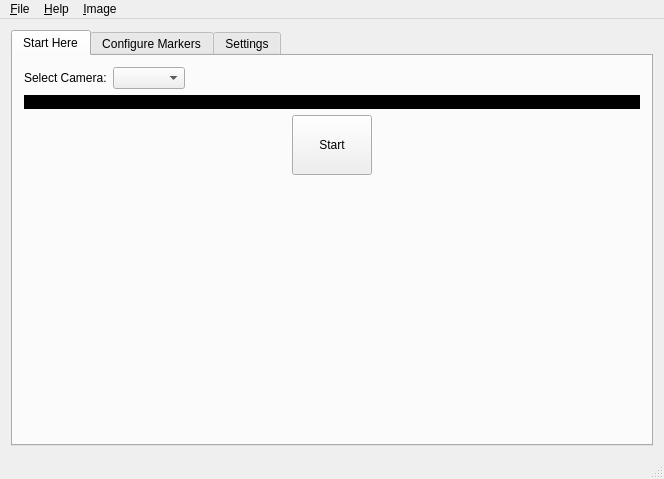
<?xml version="1.0" encoding="UTF-8"?>
<ui version="4.0">
 <class>ishara</class>
 <widget class="QMainWindow" name="ishara">
  <property name="geometry">
   <rect>
    <x>0</x>
    <y>0</y>
    <width>664</width>
    <height>479</height>
   </rect>
  </property>
  <property name="windowTitle">
   <string>ishara</string>
  </property>
  <property name="windowIcon">
   <iconset resource="res.qrc">
    <normaloff>:/prefix1/res/ishara.ico</normaloff>:/prefix1/res/ishara.ico</iconset>
  </property>
  <property name="tabShape">
   <enum>QTabWidget::Rounded</enum>
  </property>
  <widget class="QWidget" name="centralWidget">
   <property name="styleSheet">
    <string notr="true"/>
   </property>
   <layout class="QGridLayout" name="gridLayout">
    <item row="0" column="0">
     <widget class="QTabWidget" name="tabWidget">
      <property name="currentIndex">
       <number>0</number>
      </property>
      <widget class="QWidget" name="start_here">
       <attribute name="title">
        <string>Start Here</string>
       </attribute>
       <layout class="QGridLayout" name="gridLayout_3">
        <item row="0" column="0">
         <layout class="QGridLayout" name="gridLayout_20">
          <item row="0" column="0">
           <widget class="QLabel" name="label_26">
            <property name="text">
             <string>Select Camera:</string>
            </property>
           </widget>
          </item>
          <item row="0" column="1">
           <widget class="QComboBox" name="comboSelectCam"/>
          </item>
          <item row="0" column="2">
           <spacer name="horizontalSpacer_3">
            <property name="orientation">
             <enum>Qt::Horizontal</enum>
            </property>
            <property name="sizeHint" stdset="0">
             <size>
              <width>40</width>
              <height>20</height>
             </size>
            </property>
           </spacer>
          </item>
         </layout>
        </item>
        <item row="2" column="0">
         <layout class="QGridLayout" name="gridLayout_12">
          <item row="0" column="1">
           <widget class="QPushButton" name="btnStartStop">
            <property name="minimumSize">
             <size>
              <width>80</width>
              <height>60</height>
             </size>
            </property>
            <property name="font">
             <font>
              <pointsize>9</pointsize>
              <weight>50</weight>
              <italic>false</italic>
              <bold>false</bold>
             </font>
            </property>
            <property name="text">
             <string>Start</string>
            </property>
           </widget>
          </item>
          <item row="0" column="0">
           <spacer name="horizontalSpacer">
            <property name="orientation">
             <enum>Qt::Horizontal</enum>
            </property>
            <property name="sizeHint" stdset="0">
             <size>
              <width>40</width>
              <height>20</height>
             </size>
            </property>
           </spacer>
          </item>
          <item row="0" column="2">
           <spacer name="horizontalSpacer_2">
            <property name="orientation">
             <enum>Qt::Horizontal</enum>
            </property>
            <property name="sizeHint" stdset="0">
             <size>
              <width>40</width>
              <height>20</height>
             </size>
            </property>
           </spacer>
          </item>
         </layout>
        </item>
        <item row="1" column="0">
         <layout class="QGridLayout" name="gridLayout_2">
          <item row="0" column="0">
           <widget class="QLabel" name="lblDisplayClean">
            <property name="autoFillBackground">
             <bool>false</bool>
            </property>
            <property name="styleSheet">
             <string notr="true">background-color: rgb(0, 0, 0);</string>
            </property>
            <property name="text">
             <string/>
            </property>
            <property name="alignment">
             <set>Qt::AlignCenter</set>
            </property>
           </widget>
          </item>
         </layout>
        </item>
        <item row="3" column="0">
         <spacer name="verticalSpacer_3">
          <property name="orientation">
           <enum>Qt::Vertical</enum>
          </property>
          <property name="sizeHint" stdset="0">
           <size>
            <width>20</width>
            <height>40</height>
           </size>
          </property>
         </spacer>
        </item>
       </layout>
      </widget>
      <widget class="QWidget" name="configure_markers">
       <attribute name="title">
        <string>Configure Markers</string>
       </attribute>
       <layout class="QGridLayout" name="gridLayout_5">
        <item row="0" column="0">
         <layout class="QGridLayout" name="gridLayout_4">
          <item row="1" column="1">
           <widget class="QLabel" name="lblConfigureRight">
            <property name="autoFillBackground">
             <bool>false</bool>
            </property>
            <property name="styleSheet">
             <string notr="true">background-color: rgb(0, 0, 0);</string>
            </property>
            <property name="text">
             <string/>
            </property>
            <property name="alignment">
             <set>Qt::AlignCenter</set>
            </property>
           </widget>
          </item>
          <item row="1" column="0">
           <widget class="QLabel" name="lblConfigureLeft">
            <property name="autoFillBackground">
             <bool>false</bool>
            </property>
            <property name="styleSheet">
             <string notr="true">background-color: rgb(0, 0, 0);</string>
            </property>
            <property name="text">
             <string/>
            </property>
            <property name="alignment">
             <set>Qt::AlignCenter</set>
            </property>
           </widget>
          </item>
          <item row="0" column="1">
           <widget class="QLabel" name="label_20">
            <property name="text">
             <string>Select Color for Marker 2:</string>
            </property>
           </widget>
          </item>
          <item row="0" column="0">
           <widget class="QLabel" name="label_19">
            <property name="text">
             <string>Select Color for Marker 1:</string>
            </property>
           </widget>
          </item>
         </layout>
        </item>
        <item row="2" column="0">
         <layout class="QGridLayout" name="gridLayout_6">
          <item row="0" column="0">
           <widget class="QWidget" name="widget" native="true">
            <layout class="QVBoxLayout" name="verticalLayout">
             <item>
              <widget class="QLabel" name="label">
               <property name="text">
                <string>Hue</string>
               </property>
               <property name="alignment">
                <set>Qt::AlignCenter</set>
               </property>
              </widget>
             </item>
             <item>
              <layout class="QGridLayout" name="gridLayout_7">
               <item row="1" column="1">
                <widget class="QSlider" name="sliderHMax1">
                 <property name="cursor">
                  <cursorShape>ArrowCursor</cursorShape>
                 </property>
                 <property name="orientation">
                  <enum>Qt::Horizontal</enum>
                 </property>
                </widget>
               </item>
               <item row="0" column="0">
                <widget class="QLabel" name="label_7">
                 <property name="text">
                  <string>Min</string>
                 </property>
                </widget>
               </item>
               <item row="1" column="0">
                <widget class="QLabel" name="label_8">
                 <property name="text">
                  <string>Max</string>
                 </property>
                </widget>
               </item>
               <item row="0" column="1">
                <widget class="QSlider" name="sliderHMin1">
                 <property name="cursor">
                  <cursorShape>ArrowCursor</cursorShape>
                 </property>
                 <property name="orientation">
                  <enum>Qt::Horizontal</enum>
                 </property>
                </widget>
               </item>
               <item row="0" column="2">
                <widget class="QSpinBox" name="spnHMin1">
                 <property name="minimumSize">
                  <size>
                   <width>0</width>
                   <height>0</height>
                  </size>
                 </property>
                </widget>
               </item>
               <item row="1" column="2">
                <widget class="QSpinBox" name="spnHMax1">
                 <property name="minimumSize">
                  <size>
                   <width>0</width>
                   <height>0</height>
                  </size>
                 </property>
                </widget>
               </item>
              </layout>
             </item>
             <item>
              <widget class="Line" name="line">
               <property name="orientation">
                <enum>Qt::Horizontal</enum>
               </property>
              </widget>
             </item>
             <item>
              <widget class="QLabel" name="label_2">
               <property name="text">
                <string>Saturation</string>
               </property>
               <property name="alignment">
                <set>Qt::AlignCenter</set>
               </property>
              </widget>
             </item>
             <item>
              <layout class="QGridLayout" name="gridLayout_8">
               <item row="1" column="0">
                <widget class="QLabel" name="label_10">
                 <property name="text">
                  <string>Max</string>
                 </property>
                </widget>
               </item>
               <item row="0" column="1">
                <widget class="QSlider" name="sliderSMin1">
                 <property name="cursor">
                  <cursorShape>ArrowCursor</cursorShape>
                 </property>
                 <property name="orientation">
                  <enum>Qt::Horizontal</enum>
                 </property>
                </widget>
               </item>
               <item row="0" column="0">
                <widget class="QLabel" name="label_9">
                 <property name="text">
                  <string>Min</string>
                 </property>
                </widget>
               </item>
               <item row="1" column="1">
                <widget class="QSlider" name="sliderSMax1">
                 <property name="cursor">
                  <cursorShape>ArrowCursor</cursorShape>
                 </property>
                 <property name="orientation">
                  <enum>Qt::Horizontal</enum>
                 </property>
                </widget>
               </item>
               <item row="0" column="2">
                <widget class="QSpinBox" name="spnSMin1">
                 <property name="minimumSize">
                  <size>
                   <width>0</width>
                   <height>0</height>
                  </size>
                 </property>
                </widget>
               </item>
               <item row="1" column="2">
                <widget class="QSpinBox" name="spnSMax1">
                 <property name="minimumSize">
                  <size>
                   <width>0</width>
                   <height>0</height>
                  </size>
                 </property>
                </widget>
               </item>
              </layout>
             </item>
             <item>
              <widget class="Line" name="line_2">
               <property name="orientation">
                <enum>Qt::Horizontal</enum>
               </property>
              </widget>
             </item>
             <item>
              <widget class="QLabel" name="label_3">
               <property name="text">
                <string>Value</string>
               </property>
               <property name="alignment">
                <set>Qt::AlignCenter</set>
               </property>
              </widget>
             </item>
             <item>
              <layout class="QGridLayout" name="gridLayout_13">
               <item row="0" column="0">
                <widget class="QLabel" name="label_11">
                 <property name="text">
                  <string>Min</string>
                 </property>
                </widget>
               </item>
               <item row="1" column="0">
                <widget class="QLabel" name="label_12">
                 <property name="text">
                  <string>Max</string>
                 </property>
                </widget>
               </item>
               <item row="0" column="1">
                <widget class="QSlider" name="sliderVMin1">
                 <property name="cursor">
                  <cursorShape>ArrowCursor</cursorShape>
                 </property>
                 <property name="orientation">
                  <enum>Qt::Horizontal</enum>
                 </property>
                </widget>
               </item>
               <item row="1" column="1">
                <widget class="QSlider" name="sliderVMax1">
                 <property name="cursor">
                  <cursorShape>ArrowCursor</cursorShape>
                 </property>
                 <property name="orientation">
                  <enum>Qt::Horizontal</enum>
                 </property>
                </widget>
               </item>
               <item row="0" column="2">
                <widget class="QSpinBox" name="spnVMin1">
                 <property name="minimumSize">
                  <size>
                   <width>0</width>
                   <height>0</height>
                  </size>
                 </property>
                </widget>
               </item>
               <item row="1" column="2">
                <widget class="QSpinBox" name="spnVMax1">
                 <property name="minimumSize">
                  <size>
                   <width>0</width>
                   <height>0</height>
                  </size>
                 </property>
                </widget>
               </item>
              </layout>
             </item>
            </layout>
           </widget>
          </item>
          <item row="0" column="2">
           <widget class="QWidget" name="widget_2" native="true">
            <layout class="QGridLayout" name="gridLayout_9">
             <item row="4" column="0">
              <layout class="QGridLayout" name="gridLayout_11">
               <item row="0" column="0">
                <widget class="QLabel" name="label_15">
                 <property name="text">
                  <string>Min</string>
                 </property>
                </widget>
               </item>
               <item row="1" column="0">
                <widget class="QLabel" name="label_16">
                 <property name="text">
                  <string>Max</string>
                 </property>
                </widget>
               </item>
               <item row="0" column="1">
                <widget class="QSlider" name="sliderSMin2">
                 <property name="cursor">
                  <cursorShape>ArrowCursor</cursorShape>
                 </property>
                 <property name="orientation">
                  <enum>Qt::Horizontal</enum>
                 </property>
                </widget>
               </item>
               <item row="1" column="1">
                <widget class="QSlider" name="sliderSMax2">
                 <property name="cursor">
                  <cursorShape>ArrowCursor</cursorShape>
                 </property>
                 <property name="orientation">
                  <enum>Qt::Horizontal</enum>
                 </property>
                </widget>
               </item>
               <item row="0" column="2">
                <widget class="QSpinBox" name="spnSMin2">
                 <property name="minimumSize">
                  <size>
                   <width>0</width>
                   <height>0</height>
                  </size>
                 </property>
                </widget>
               </item>
               <item row="1" column="2">
                <widget class="QSpinBox" name="spnSMax2">
                 <property name="minimumSize">
                  <size>
                   <width>0</width>
                   <height>0</height>
                  </size>
                 </property>
                </widget>
               </item>
              </layout>
             </item>
             <item row="3" column="0">
              <widget class="QLabel" name="label_5">
               <property name="text">
                <string>Saturation</string>
               </property>
               <property name="alignment">
                <set>Qt::AlignCenter</set>
               </property>
              </widget>
             </item>
             <item row="1" column="0">
              <layout class="QGridLayout" name="gridLayout_10">
               <item row="0" column="0">
                <widget class="QLabel" name="label_13">
                 <property name="text">
                  <string>Min</string>
                 </property>
                </widget>
               </item>
               <item row="0" column="1">
                <widget class="QSlider" name="sliderHMin2">
                 <property name="cursor">
                  <cursorShape>ArrowCursor</cursorShape>
                 </property>
                 <property name="orientation">
                  <enum>Qt::Horizontal</enum>
                 </property>
                </widget>
               </item>
               <item row="1" column="0">
                <widget class="QLabel" name="label_14">
                 <property name="text">
                  <string>Max</string>
                 </property>
                </widget>
               </item>
               <item row="1" column="1">
                <widget class="QSlider" name="sliderHMax2">
                 <property name="cursor">
                  <cursorShape>ArrowCursor</cursorShape>
                 </property>
                 <property name="orientation">
                  <enum>Qt::Horizontal</enum>
                 </property>
                </widget>
               </item>
               <item row="0" column="2">
                <widget class="QSpinBox" name="spnHMin2">
                 <property name="minimumSize">
                  <size>
                   <width>0</width>
                   <height>0</height>
                  </size>
                 </property>
                </widget>
               </item>
               <item row="1" column="2">
                <widget class="QSpinBox" name="spnHMax2">
                 <property name="minimumSize">
                  <size>
                   <width>0</width>
                   <height>0</height>
                  </size>
                 </property>
                </widget>
               </item>
              </layout>
             </item>
             <item row="0" column="0">
              <widget class="QLabel" name="label_4">
               <property name="text">
                <string>Hue</string>
               </property>
               <property name="alignment">
                <set>Qt::AlignCenter</set>
               </property>
              </widget>
             </item>
             <item row="6" column="0">
              <widget class="QLabel" name="label_6">
               <property name="text">
                <string>Value</string>
               </property>
               <property name="alignment">
                <set>Qt::AlignCenter</set>
               </property>
              </widget>
             </item>
             <item row="7" column="0">
              <layout class="QGridLayout" name="gridLayout_14">
               <item row="0" column="0">
                <widget class="QLabel" name="label_17">
                 <property name="text">
                  <string>Min</string>
                 </property>
                </widget>
               </item>
               <item row="1" column="0">
                <widget class="QLabel" name="label_18">
                 <property name="text">
                  <string>Max</string>
                 </property>
                </widget>
               </item>
               <item row="1" column="1">
                <widget class="QSlider" name="sliderVMax2">
                 <property name="cursor">
                  <cursorShape>ArrowCursor</cursorShape>
                 </property>
                 <property name="orientation">
                  <enum>Qt::Horizontal</enum>
                 </property>
                </widget>
               </item>
               <item row="0" column="1">
                <widget class="QSlider" name="sliderVMin2">
                 <property name="cursor">
                  <cursorShape>ArrowCursor</cursorShape>
                 </property>
                 <property name="orientation">
                  <enum>Qt::Horizontal</enum>
                 </property>
                </widget>
               </item>
               <item row="0" column="2">
                <widget class="QSpinBox" name="spnVMin2">
                 <property name="minimumSize">
                  <size>
                   <width>0</width>
                   <height>0</height>
                  </size>
                 </property>
                </widget>
               </item>
               <item row="1" column="2">
                <widget class="QSpinBox" name="spnVMax2">
                 <property name="minimumSize">
                  <size>
                   <width>0</width>
                   <height>0</height>
                  </size>
                 </property>
                </widget>
               </item>
              </layout>
             </item>
             <item row="2" column="0">
              <widget class="Line" name="line_3">
               <property name="orientation">
                <enum>Qt::Horizontal</enum>
               </property>
              </widget>
             </item>
             <item row="5" column="0">
              <widget class="Line" name="line_4">
               <property name="orientation">
                <enum>Qt::Horizontal</enum>
               </property>
              </widget>
             </item>
            </layout>
           </widget>
          </item>
          <item row="0" column="1">
           <widget class="Line" name="line_6">
            <property name="orientation">
             <enum>Qt::Vertical</enum>
            </property>
           </widget>
          </item>
         </layout>
        </item>
        <item row="3" column="0">
         <spacer name="verticalSpacer_2">
          <property name="orientation">
           <enum>Qt::Vertical</enum>
          </property>
          <property name="sizeHint" stdset="0">
           <size>
            <width>20</width>
            <height>40</height>
           </size>
          </property>
         </spacer>
        </item>
       </layout>
      </widget>
      <widget class="QWidget" name="settings">
       <attribute name="title">
        <string>Settings</string>
       </attribute>
       <layout class="QGridLayout" name="gridLayout_18">
        <item row="3" column="0">
         <widget class="Line" name="line_9">
          <property name="orientation">
           <enum>Qt::Horizontal</enum>
          </property>
         </widget>
        </item>
        <item row="8" column="0">
         <layout class="QGridLayout" name="gridLayout_16">
          <item row="0" column="3">
           <widget class="QCheckBox" name="chkEnableRightClick">
            <property name="text">
             <string>Enable Right Click</string>
            </property>
           </widget>
          </item>
          <item row="0" column="1">
           <widget class="QCheckBox" name="chkEnableLeftClick">
            <property name="text">
             <string>Enable Left Click</string>
            </property>
           </widget>
          </item>
          <item row="0" column="4">
           <widget class="QCheckBox" name="chkEnableScroll">
            <property name="text">
             <string>Enable Scroll</string>
            </property>
           </widget>
          </item>
          <item row="0" column="2">
           <widget class="QCheckBox" name="chkEnableDoubleClick">
            <property name="text">
             <string>Enable Double Click</string>
            </property>
           </widget>
          </item>
         </layout>
        </item>
        <item row="0" column="0">
         <layout class="QGridLayout" name="gridLayout_17">
          <item row="1" column="1">
           <widget class="QSpinBox" name="spnPinchR"/>
          </item>
          <item row="1" column="0">
           <widget class="QSlider" name="sliderPinchR">
            <property name="orientation">
             <enum>Qt::Horizontal</enum>
            </property>
           </widget>
          </item>
          <item row="0" column="0" colspan="2">
           <widget class="QLabel" name="label_24">
            <property name="text">
             <string>Maximum distance between the center of the markers while pinching:</string>
            </property>
            <property name="alignment">
             <set>Qt::AlignCenter</set>
            </property>
           </widget>
          </item>
         </layout>
        </item>
        <item row="2" column="0">
         <layout class="QGridLayout" name="gridLayout_19">
          <item row="1" column="0">
           <widget class="QSlider" name="sliderRCRC">
            <property name="orientation">
             <enum>Qt::Horizontal</enum>
            </property>
           </widget>
          </item>
          <item row="1" column="1">
           <widget class="QSpinBox" name="spnRCRC"/>
          </item>
          <item row="0" column="0" colspan="2">
           <widget class="QLabel" name="label_25">
            <property name="text">
             <string>Right click delay:</string>
            </property>
            <property name="alignment">
             <set>Qt::AlignCenter</set>
            </property>
           </widget>
          </item>
         </layout>
        </item>
        <item row="6" column="0">
         <layout class="QGridLayout" name="gridLayout_15">
          <item row="1" column="1">
           <widget class="QSlider" name="sliderSmoothFac">
            <property name="orientation">
             <enum>Qt::Horizontal</enum>
            </property>
           </widget>
          </item>
          <item row="1" column="0">
           <widget class="QLabel" name="label_22">
            <property name="text">
             <string>More Fluid</string>
            </property>
           </widget>
          </item>
          <item row="1" column="2">
           <widget class="QLabel" name="label_23">
            <property name="text">
             <string>Less Fluid</string>
            </property>
           </widget>
          </item>
          <item row="0" column="0" colspan="3">
           <widget class="QLabel" name="label_21">
            <property name="text">
             <string>Movement fluidity:</string>
            </property>
            <property name="alignment">
             <set>Qt::AlignCenter</set>
            </property>
           </widget>
          </item>
         </layout>
        </item>
        <item row="5" column="0">
         <widget class="Line" name="line_7">
          <property name="orientation">
           <enum>Qt::Horizontal</enum>
          </property>
         </widget>
        </item>
        <item row="4" column="0">
         <layout class="QGridLayout" name="gridLayout_21">
          <item row="1" column="0">
           <widget class="QSlider" name="sliderDCRC">
            <property name="orientation">
             <enum>Qt::Horizontal</enum>
            </property>
           </widget>
          </item>
          <item row="1" column="1">
           <widget class="QSpinBox" name="spnDCRC"/>
          </item>
          <item row="0" column="0" colspan="2">
           <widget class="QLabel" name="label_27">
            <property name="text">
             <string>Double click delay:</string>
            </property>
            <property name="alignment">
             <set>Qt::AlignCenter</set>
            </property>
           </widget>
          </item>
         </layout>
        </item>
        <item row="1" column="0">
         <widget class="Line" name="line_5">
          <property name="orientation">
           <enum>Qt::Horizontal</enum>
          </property>
         </widget>
        </item>
        <item row="7" column="0">
         <widget class="Line" name="line_8">
          <property name="orientation">
           <enum>Qt::Horizontal</enum>
          </property>
         </widget>
        </item>
        <item row="9" column="0">
         <spacer name="verticalSpacer">
          <property name="orientation">
           <enum>Qt::Vertical</enum>
          </property>
          <property name="sizeHint" stdset="0">
           <size>
            <width>20</width>
            <height>40</height>
           </size>
          </property>
         </spacer>
        </item>
       </layout>
      </widget>
     </widget>
    </item>
   </layout>
  </widget>
  <widget class="QMenuBar" name="menuBar">
   <property name="geometry">
    <rect>
     <x>0</x>
     <y>0</y>
     <width>664</width>
     <height>20</height>
    </rect>
   </property>
   <widget class="QMenu" name="menuFile">
    <property name="title">
     <string>&amp;File</string>
    </property>
    <addaction name="actionStart"/>
    <addaction name="separator"/>
    <addaction name="actionQuit"/>
   </widget>
   <widget class="QMenu" name="menuHelp">
    <property name="title">
     <string>&amp;Help</string>
    </property>
    <addaction name="actionAbout"/>
   </widget>
   <widget class="QMenu" name="menuImage">
    <property name="title">
     <string>&amp;Image</string>
    </property>
    <widget class="QMenu" name="menuGrab_Frame">
     <property name="title">
      <string>Grab Frame</string>
     </property>
     <addaction name="actionOriginal"/>
     <addaction name="actionThresh_1"/>
     <addaction name="actionThresh_2"/>
    </widget>
    <addaction name="menuGrab_Frame"/>
   </widget>
   <addaction name="menuFile"/>
   <addaction name="menuHelp"/>
   <addaction name="menuImage"/>
  </widget>
  <widget class="QStatusBar" name="statusBar"/>
  <action name="actionQuit">
   <property name="text">
    <string>&amp;Quit</string>
   </property>
   <property name="shortcut">
    <string>Ctrl+Q</string>
   </property>
  </action>
  <action name="actionAbout">
   <property name="text">
    <string>About</string>
   </property>
   <property name="shortcut">
    <string>F1</string>
   </property>
  </action>
  <action name="actionStart">
   <property name="text">
    <string>Start</string>
   </property>
   <property name="shortcut">
    <string>F9</string>
   </property>
  </action>
  <action name="actionOriginal">
   <property name="text">
    <string>Original</string>
   </property>
   <property name="shortcut">
    <string>Alt+C</string>
   </property>
  </action>
  <action name="actionThresh_1">
   <property name="text">
    <string>Thresh 1</string>
   </property>
   <property name="shortcut">
    <string>Alt+T</string>
   </property>
  </action>
  <action name="actionThresh_2">
   <property name="text">
    <string>Thresh 2</string>
   </property>
   <property name="shortcut">
    <string>Alt+Y</string>
   </property>
  </action>
 </widget>
 <layoutdefault spacing="6" margin="11"/>
 <tabstops>
  <tabstop>tabWidget</tabstop>
  <tabstop>comboSelectCam</tabstop>
  <tabstop>btnStartStop</tabstop>
  <tabstop>sliderHMin1</tabstop>
  <tabstop>spnHMin1</tabstop>
  <tabstop>sliderHMax1</tabstop>
  <tabstop>spnHMax1</tabstop>
  <tabstop>sliderSMin1</tabstop>
  <tabstop>spnSMin1</tabstop>
  <tabstop>sliderSMax1</tabstop>
  <tabstop>spnSMax1</tabstop>
  <tabstop>sliderVMin1</tabstop>
  <tabstop>spnVMin1</tabstop>
  <tabstop>sliderVMax1</tabstop>
  <tabstop>spnVMax1</tabstop>
  <tabstop>sliderHMin2</tabstop>
  <tabstop>spnHMin2</tabstop>
  <tabstop>sliderHMax2</tabstop>
  <tabstop>spnHMax2</tabstop>
  <tabstop>sliderSMin2</tabstop>
  <tabstop>spnSMin2</tabstop>
  <tabstop>sliderSMax2</tabstop>
  <tabstop>spnSMax2</tabstop>
  <tabstop>sliderVMin2</tabstop>
  <tabstop>spnVMin2</tabstop>
  <tabstop>sliderVMax2</tabstop>
  <tabstop>spnVMax2</tabstop>
  <tabstop>sliderPinchR</tabstop>
  <tabstop>spnPinchR</tabstop>
  <tabstop>sliderRCRC</tabstop>
  <tabstop>spnRCRC</tabstop>
  <tabstop>sliderDCRC</tabstop>
  <tabstop>spnDCRC</tabstop>
  <tabstop>sliderSmoothFac</tabstop>
  <tabstop>chkEnableLeftClick</tabstop>
  <tabstop>chkEnableRightClick</tabstop>
 </tabstops>
 <resources>
  <include location="res.qrc"/>
 </resources>
 <connections/>
</ui>
